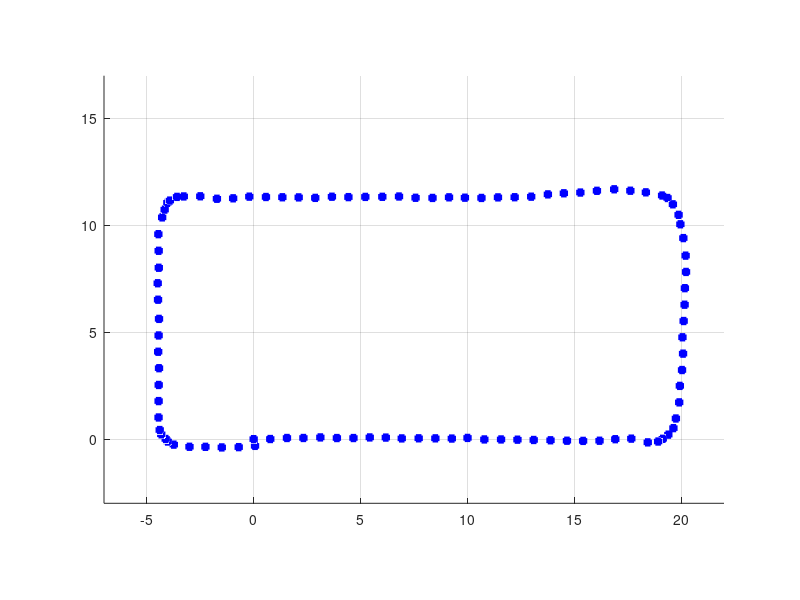
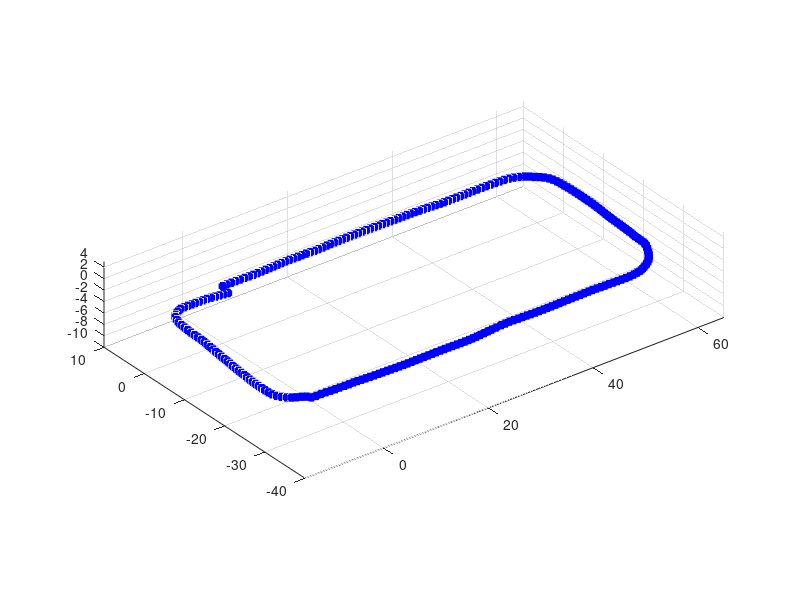
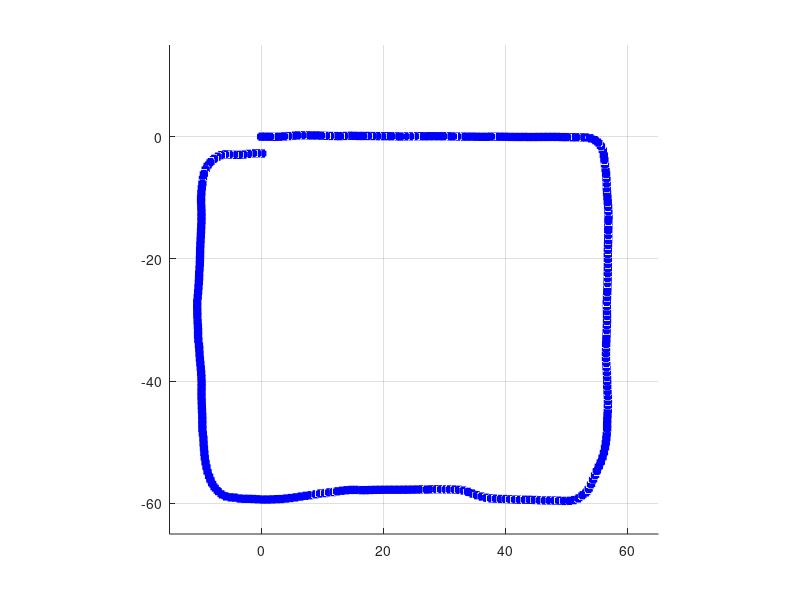

These figures' MATLAB source, in order:
close all;

% traj_scavislam_itbt3f = importdata('traj_scavislam_itbt3f.txt');
% traj_scavislam_itbt3f(:,4) = ...
%   traj_scavislam_itbt3f(:,4) - traj_scavislam_itbt3f(1,4);
% traj_scavislam_itbt3f(:,5) = ...
%   traj_scavislam_itbt3f(:,5) - traj_scavislam_itbt3f(1,5);
% traj_scavislam_itbt3f(:,6) = ...
%   traj_scavislam_itbt3f(:,6) - traj_scavislam_itbt3f(1,6);
% 
% traj_scavislam_itbt3f(:,4:5) = -traj_scavislam_itbt3f(:,4:5);
% traj_scavislam_itbt3f_tmp = traj_scavislam_itbt3f;
% traj_scavislam_itbt3f(:,4) = traj_scavislam_itbt3f_tmp(:,6);
% traj_scavislam_itbt3f(:,5) = traj_scavislam_itbt3f_tmp(:,4);
% traj_scavislam_itbt3f(:,6) = traj_scavislam_itbt3f_tmp(:,5);
% 
% newx = traj_scavislam_itbt3f(10,4:6)';
% newy = [0 1 0; -1 0 0; 0 0 1]' * newx;
% newz = cross(newx, newy);
% newx = newx / norm(newx);
% newy = newy / norm(newy);
% newz = newz / norm(newz);
% 
% R = [newx newy newz];
% 
% traj_scavislam_itbt3f = traj_scavislam_itbt3f(:,4:6)';
% 
% traj_scavislam_itbt3f = R' * traj_scavislam_itbt3f;
% traj_scavislam_itbt3f = traj_scavislam_itbt3f';
% 
% figure(1);
% plot3(traj_scavislam_itbt3f(:,1), ...
%   traj_scavislam_itbt3f(:,2), ...
%   traj_scavislam_itbt3f(:,3), ...
%   'bs', 'LineWidth', 2, ...
%   'MarkerEdgeColor', 'r', ...
%   'MarkerFaceColor', 'r', ...  
%   'MarkerSize', 4);
% axis equal;
% % xlabel('x');
% % ylabel('y');
% % zlabel('z');
% axis([-7 22 -3 17 -3 2]);
% view([0 0 1]);
% grid on;

traj_slslam_itbt3f = importdata('traj_slslam_itbt3f_basize10_wolc.txt');
newx = traj_slslam_itbt3f(10,2:4)';
newy = [0 1 0; -1 0 0; 0 0 1]' * newx;
newz = cross(newx, newy);
newx = newx / norm(newx);
newy = newy / norm(newy);
newz = newz / norm(newz);
R = [newx newy newz];
traj_slslam_itbt3f = traj_slslam_itbt3f(:,2:4)';
traj_slslam_itbt3f = R' * traj_slslam_itbt3f;
traj_slslam_itbt3f = traj_slslam_itbt3f';
figure(2);
plot3(traj_slslam_itbt3f(:,1), ...
  traj_slslam_itbt3f(:,2), ...
  traj_slslam_itbt3f(:,3), ...
  'bs', 'LineWidth', 2, ...
  'MarkerEdgeColor', 'b', ...
  'MarkerFaceColor', 'b', ...
  'MarkerSize', 4);
axis equal;
axis([-7 22 -3 17 -3 2]);
view([0 0 1]);
grid on;

% traj_scavislam_myungdong = importdata('traj_scavislam_myungdong.txt');
% traj_scavislam_myungdong(:,4) = ...
%   traj_scavislam_myungdong(:,4) - traj_scavislam_myungdong(1,4);
% traj_scavislam_myungdong(:,5) = ...
%   traj_scavislam_myungdong(:,5) - traj_scavislam_myungdong(1,5);
% traj_scavislam_myungdong(:,6) = ...
%   traj_scavislam_myungdong(:,6) - traj_scavislam_myungdong(1,6);
% 
% traj_scavislam_myungdong(:,4:5) = -traj_scavislam_myungdong(:,4:5);
% traj_scavislam_myungdong_tmp = traj_scavislam_myungdong;
% traj_scavislam_myungdong(:,4) = traj_scavislam_myungdong_tmp(:,6);
% traj_scavislam_myungdong(:,5) = traj_scavislam_myungdong_tmp(:,4);
% traj_scavislam_myungdong(:,6) = traj_scavislam_myungdong_tmp(:,5);
% 
% newx = traj_scavislam_myungdong(2,4:6)';
% newy = [0 1 0; -1 0 0; 0 0 1]' * newx;
% newz = cross(newx, newy);
% newx = newx / norm(newx);
% newy = newy / norm(newy);
% newz = newz / norm(newz);
% 
% R = [newx newy newz];
% 
% traj_scavislam_myungdong = traj_scavislam_myungdong(:,4:6)';
% traj_scavislam_myungdong = R' * traj_scavislam_myungdong;
% traj_scavislam_myungdong = traj_scavislam_myungdong';
% 
% figure(3);
% plot3(traj_scavislam_myungdong(:,1), ...
%   traj_scavislam_myungdong(:,2), ...
%   traj_scavislam_myungdong(:,3), ...
%   'bs', 'LineWidth', 2, ...
%   'MarkerEdgeColor', 'r', ...
%   'MarkerFaceColor', 'r', ...  
%   'MarkerSize', 4);
% axis equal;
% % xlabel('x');
% % ylabel('y');
% % zlabel('z');
% axis([-15 65 -40 10 -10 5]);
% grid on;

traj_slslam_myungdong = importdata('traj_slslam_myungdong_basize10_wolc.txt');
newx = traj_slslam_myungdong(50,2:4)';
newy = [0 1 0; -1 0 0; 0 0 1]' * newx;
newz = cross(newx, newy);
newx = newx / norm(newx);
newy = newy / norm(newy);
newz = newz / norm(newz);
R = [newx newy newz];
traj_slslam_myungdong = traj_slslam_myungdong(:,2:4)';
traj_slslam_myungdong = R' * traj_slslam_myungdong;
traj_slslam_myungdong = traj_slslam_myungdong';
figure(4);
plot3(traj_slslam_myungdong(:,1), traj_slslam_myungdong(:,2), ...
  traj_slslam_myungdong(:,3), ...
  'bs', 'LineWidth', 2, ...
  'MarkerEdgeColor', 'b', ...
  'MarkerFaceColor', 'b', ...
  'MarkerSize', 4);
axis equal;
axis([-15 65 -40 10 -10 5]);
grid on;

% traj_scavislam_olympic4f = importdata('traj_scavislam_olympic4f.txt');
% traj_scavislam_olympic4f(:,4) = ...
%   traj_scavislam_olympic4f(:,4) - traj_scavislam_olympic4f(1,4);
% traj_scavislam_olympic4f(:,5) = ...
%   traj_scavislam_olympic4f(:,5) - traj_scavislam_olympic4f(1,5);
% traj_scavislam_olympic4f(:,6) = ...
%   traj_scavislam_olympic4f(:,6) - traj_scavislam_olympic4f(1,6);
% 
% traj_scavislam_olympic4f(:,4:5) = -traj_scavislam_olympic4f(:,4:5);
% traj_scavislam_olympic4f_tmp = traj_scavislam_olympic4f;
% traj_scavislam_olympic4f(:,4) = traj_scavislam_olympic4f_tmp(:,6);
% traj_scavislam_olympic4f(:,5) = traj_scavislam_olympic4f_tmp(:,4);
% traj_scavislam_olympic4f(:,6) = traj_scavislam_olympic4f_tmp(:,5);
% 
% newx = traj_scavislam_olympic4f(50,4:6)';
% newy = [0 1 0; -1 0 0; 0 0 1]' * newx;
% newz = cross(newx, newy);
% newx = newx / norm(newx);
% newy = newy / norm(newy);
% newz = newz / norm(newz);
% 
% R = [newx newy newz];
% 
% traj_scavislam_olympic4f = traj_scavislam_olympic4f(:,4:6)';
% 
% traj_scavislam_olympic4f = R' * traj_scavislam_olympic4f;
% traj_scavislam_olympic4f = traj_scavislam_olympic4f';
% 
% figure(5);
% plot3(traj_scavislam_olympic4f(:,1), ...
%   traj_scavislam_olympic4f(:,2), ...
%   traj_scavislam_olympic4f(:,3), ...
%   'bs', 'LineWidth', 2, ...
%   'MarkerEdgeColor', 'r', ...
%   'MarkerFaceColor', 'r', ...  
%   'MarkerSize', 4);
% axis equal;
% % xlabel('x');
% % ylabel('y');
% % zlabel('z');
% axis([-15 65 -65 15 -10 10]);
% view([0 0 1]);
% grid on;

traj_slslam_olympic4f= importdata('traj_slslam_olympic4f_basize10_wolc.txt');
newx = traj_slslam_olympic4f(50,2:4)';
newy = [0 1 0; -1 0 0; 0 0 1]' * newx;
newz = cross(newx, newy);
newx = newx / norm(newx);
newy = newy / norm(newy);
newz = newz / norm(newz);
R = [newx newy newz];
traj_slslam_olympic4f = traj_slslam_olympic4f(:,2:4)';
traj_slslam_olympic4f = R' * traj_slslam_olympic4f;
traj_slslam_olympic4f = traj_slslam_olympic4f';

figure(6);
plot3(traj_slslam_olympic4f(:,1), ...
  traj_slslam_olympic4f(:,2), ...
  traj_slslam_olympic4f(:,3), ...
  'bs', 'LineWidth', 2, ...
  'MarkerEdgeColor', 'b', ...
  'MarkerFaceColor', 'b', ...
  'MarkerSize', 4);
axis equal;
% xlabel('x');
% ylabel('y');
% zlabel('z');
axis([-15 65 -65 15 -10 10]);
% view([0 -1 0]);
view([0 0 1]);
grid on;
